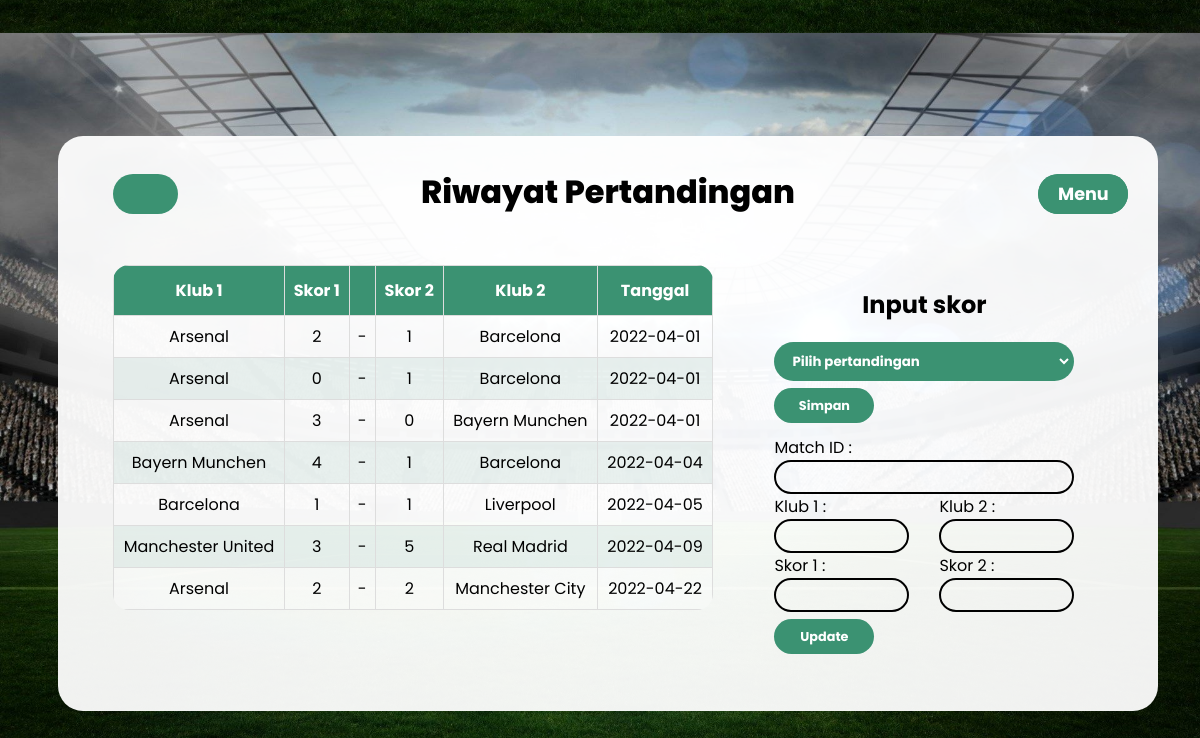
The app's page /c_pertandingan.php with its own data.
### tables this page shows
CREATE TABLE `jadwal` (
  `klub1` varchar(255) NOT NULL,
  `klub2` varchar(255) NOT NULL,
  `tanggal` date NOT NULL,
  `skor1` int(11) DEFAULT NULL,
  `skor2` int(11) DEFAULT NULL,
  `id_pertandingan` int(11) NOT NULL
);

### m_pertandingan.php (called while the page is built, shortened)
<?php
require "koneksi.php";
class m_pertandingan
{
    public function getRiwayatPertandingan()
    {
        global $mysqli;
        $rs = $mysqli->query("SELECT * FROM jadwal");
        $rows = array();
        while ($row = $rs->fetch_assoc()) {
            $rows[] = $row;
        }
        $this->res = $rows;
        return $this->res;
    }
}

### v_pertandingan.php (the view, shortened to what this page needs)
<html>
<head>
    <link href="style.css?v=<?php echo time(); ?>" rel="stylesheet" type="text/css"/>
</head>
<body>
<div class="container">
    <a href="c_jadwal.php" class="back"></a>
    <div class="dropdown">
        <button class="dropbtn">Menu
        </button>
    </div>
    <p class="header">Riwayat Pertandingan</p>
    <div style="width: 55%; float:left">
        <table id="list">
            <thead>
            <tr>
                <th>Klub 1</th>
                <th>Skor 1</th>
                <th></th>
                <th>Skor 2</th>
                <th>Klub 2</th>
                <th>Tanggal</th>
            </tr>
            </thead>
            <tbody>
            <?php
            $count = count($pertandingan);
            for ($i = 0; $i < $count; $i++)
            {
                if (!isset($pertandingan[$i]["skor1"])) {
                    echo "</td><td>" . $pertandingan[$i]["klub1"] . "</td><td>" . "belum" . "</td><td></td><td>" . "tanding" . "</td><td>" .
                        $pertandingan[$i]["klub2"] . "</td><td>" . $pertandingan[$i]["tanggal"] . "</td></tr>";
                } else {
                    echo "</td><td>" . $pertandingan[$i]["klub1"] . "</td><td>" . $pertandingan[$i]["skor1"] . "</td><td> - </td><td>" . $pertandingan[$i]["skor2"] . "</td><td>" .
                        $pertandingan[$i]["klub2"] . "</td><td>" . $pertandingan[$i]["tanggal"] . "</td></tr>";
                }
            }
            ?>
            </tbody>
        </table>
    </div>
    <div style="width: 34%; float:right; margin-top:-10px">
        <form action="c_pertandingan.php" method="post" class="inputan">
            <div class="input-group">
                <h2>Input skor</h2>
                <select name="klub" id="klub" required>
                    <option value="">Pilih pertandingan</option>
                </select>
                <input type="submit" name="simpan" value="Simpan" class="btn2">
        </form>
        <form action="c_pertandingan.php" method="post" name="update">
            Match ID : <input type='text' name='id' value='<?php
            if (isset($pertandinganid[0]["id_pertandingan"])) {
                echo $pertandinganid[0]["id_pertandingan"];
            } ?>' Readonly><br>
            <div style="width: 45%; float:left">
                Klub 1 : <input type='text' name='klub1' value='<?php
                if (isset($pertandinganid[0]["klub1"])) {
                    echo $pertandinganid[0]["klub1"];
                } ?>' Readonly>
                Skor 1 :<input type='text' name='skor1' value='<?php
                if (isset($pertandinganid[0]["skor1"])) {
                    echo $pertandinganid[0]["skor1"];
                } ?>' required>
            </div>
            <div style="width: 45%; float:right;">
                Klub 2 :<input type='text' name='klub2' value='<?php
                if (isset($pertandinganid[0]["klub2"])) {
                    echo $pertandinganid[0]["klub2"];
                } ?>' Readonly><br>
                Skor 2 :<input type='text' name='skor2' value='<?php
                if (isset($pertandinganid[0]["skor2"])) {
                    echo $pertandinganid[0]["skor2"];
                } ?>'
                required><br>
            </div>
            <input type="submit" name="update" value="Update" class="btn2">
        </form>
    </div>
</body>
</html>

### style.css (style rules this page uses)
* { padding: 0; box-sizing: border-box; font-family: 'Poppins' }
body { width: 100%; min-height: 100vh; background-position: center; background-size: 100%; display: flex; justify-content: center; align-items: center; background-image: url("assets/background.jpg"); }
table { border-radius: 25px; overflow: hidden; text-align: center; }
select { width: 100%; background-color: #3b9272; color: white; text-decoration: none; border: 2px solid transparent; font-weight: bold; padding: 7px 12px; border-radius: 30px; transition: 0.4s; margin-left: 0px; }
#list { border-collapse: collapse; border-radius: 1em; width: 600px; margin: 17px 0px 25px 25px; background-color: rgba(255, 255, 255, 0.26); }
#list td, #list th { border: 1px solid #ddd; padding: 8px; }
#list th { padding-top: 12px; padding-bottom: 12px; text-align: center; background-color: #3b9272; color: white; }
.container { width: 1100px; min-height: 575px; background: rgba(255, 255, 255, 0.94); border-radius: 25px; box-shadow: 0 0 0px rgba(0, 0, 0, .3); padding: 10px 30px; margin-top: 30px; }
.container .inputan { width: 100%; float: right; margin-top: 30px }
.container .inputan .input-group h2 { text-align: center; }
.container .inputan .input-group { width: 300px; height: 30px; }
.container .inputan .input-group input { width: 100%; height: 100%; border: 2px solid #000000; padding: 15px 20px; border-radius: 20px; background: transparent; outline: none; transition: .3s; }
.container .inputan .input-group input:focus, .container .inputan .input-group input:valid { border-color: #3b9272; }
.container .inputan .input-group .btn2 { margin: 7px 0px 12px 0px; width: 100px; height: 35px; padding: 0px 0px; text-align: center; border: none; font-weight: bold; font-size: 0.8rem; background: #3b9272; outline: none; border-radius: 20px; color: #FFF; cursor: pointer; transition: .3s; }
.header { font-size: 2rem; font-weight: 800;text-align: center;margin-top: 22px; }
.dropdown { border-radius: 20px; width: 90px; height: 40px; font-weight: bold; margin: 28px 0px 0px 0px; float: right; overflow: hidden; background-color: #3b9272; overflow: hidden; }
.dropdown .dropbtn { border-radius: 20px; font-size: 1.1rem; border: none; font-weight: bold; outline: none; color: white; padding: 7px 20px; background-color: inherit; margin: 0; }
.back { border-radius: 20px; width: 65px; height: 40px; margin: 28px 0px 0px 25px; float: left; overflow: hidden; background-color: rgb(59, 146, 114); background-image: url("arrow.png"); background-size: 20px; background-position: center; background-repeat: no-repeat; }

### records on screen
jadwal: klub1 "Arsenal", skor1 "2", skor2 "1", klub2 "Barcelona", tanggal "2022-04-01"
jadwal: klub1 "Arsenal", skor1 "0", skor2 "1", klub2 "Barcelona", tanggal "2022-04-01"
jadwal: klub1 "Arsenal", skor1 "3", skor2 "0", klub2 "Bayern Munchen", tanggal "2022-04-01"
jadwal: klub1 "Bayern Munchen", skor1 "4", skor2 "1", klub2 "Barcelona", tanggal "2022-04-04"
jadwal: klub1 "Barcelona", skor1 "1", skor2 "1", klub2 "Liverpool", tanggal "2022-04-05"
jadwal: klub1 "Manchester United", skor1 "3", skor2 "5", klub2 "Real Madrid", tanggal "2022-04-09"
jadwal: klub1 "Arsenal", skor1 "2", skor2 "2", klub2 "Manchester City", tanggal "2022-04-22"
